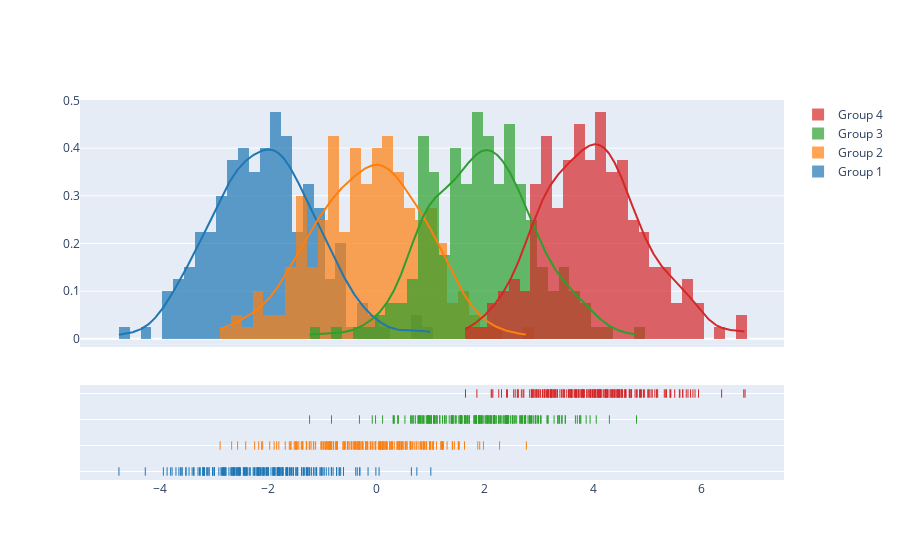

The notebook cell saved with this chart:
### Code cell
import plotly.figure_factory as ff

# Add histogram data
x1 = np.random.randn(200) - 2
x2 = np.random.randn(200)
x3 = np.random.randn(200) + 2
x4 = np.random.randn(200) + 4

# Group data together
hist_data = [x1, x2, x3, x4]

group_labels = ['Group 1', 'Group 2', 'Group 3', 'Group 4']

# Create distplot with custom bin_size
fig = ff.create_distplot(hist_data, group_labels, bin_size=.2)
fig.show()

### Figure 1 — Plotly figure (JSON) as saved in the notebook; plotly's stock layout.template omitted (floating-point values rounded to 4 significant figures; data arrays with more than 128 entries replaced by an {"elided": "..."} marker saying what was removed)
{"data": [{"autobinx": false, "histnorm": "probability density", "legendgroup": "Group 1", "marker": {"color": "rgb(31, 119, 180)"}, "name": "Group 1", "opacity": 0.7, "type": "histogram", "x": {"elided": "200 float values"}, "xaxis": "x", "xbins": {"end": 1.003, "size": 0.2, "start": -4.759}, "yaxis": "y"}, {"autobinx": false, "histnorm": "probability density", "legendgroup": "Group 2", "marker": {"color": "rgb(255, 127, 14)"}, "name": "Group 2", "opacity": 0.7, "type": "histogram", "x": {"elided": "200 float values"}, "xaxis": "x", "xbins": {"end": 2.768, "size": 0.2, "start": -2.89}, "yaxis": "y"}, {"autobinx": false, "histnorm": "probability density", "legendgroup": "Group 3", "marker": {"color": "rgb(44, 160, 44)"}, "name": "Group 3", "opacity": 0.7, "type": "histogram", "x": {"elided": "200 float values"}, "xaxis": "x", "xbins": {"end": 4.803, "size": 0.2, "start": -1.237}, "yaxis": "y"}, {"autobinx": false, "histnorm": "probability density", "legendgroup": "Group 4", "marker": {"color": "rgb(214, 39, 40)"}, "name": "Group 4", "opacity": 0.7, "type": "histogram", "x": {"elided": "200 float values"}, "xaxis": "x", "xbins": {"end": 6.809, "size": 0.2, "start": 1.643}, "yaxis": "y"}, {"legendgroup": "Group 1", "marker": {"color": "rgb(31, 119, 180)"}, "mode": "lines", "name": "Group 1", "showlegend": false, "type": "scatter", "x": {"elided": "500 float values"}, "xaxis": "x", "y": {"elided": "500 float values"}, "yaxis": "y"}, {"legendgroup": "Group 2", "marker": {"color": "rgb(255, 127, 14)"}, "mode": "lines", "name": "Group 2", "showlegend": false, "type": "scatter", "x": {"elided": "500 float values"}, "xaxis": "x", "y": {"elided": "500 float values"}, "yaxis": "y"}, {"legendgroup": "Group 3", "marker": {"color": "rgb(44, 160, 44)"}, "mode": "lines", "name": "Group 3", "showlegend": false, "type": "scatter", "x": {"elided": "500 float values"}, "xaxis": "x", "y": {"elided": "500 float values"}, "yaxis": "y"}, {"legendgroup": "Group 4", "marker": {"color": "rgb(214, 39, 40)"}, "mode": "lines", "name": "Group 4", "showlegend": false, "type": "scatter", "x": {"elided": "500 float values"}, "xaxis": "x", "y": {"elided": "500 float values"}, "yaxis": "y"}, {"legendgroup": "Group 1", "marker": {"color": "rgb(31, 119, 180)", "symbol": "line-ns-open"}, "mode": "markers", "name": "Group 1", "showlegend": false, "type": "scatter", "x": {"elided": "200 float values"}, "xaxis": "x", "y": {"elided": "200 str values"}, "yaxis": "y2"}, {"legendgroup": "Group 2", "marker": {"color": "rgb(255, 127, 14)", "symbol": "line-ns-open"}, "mode": "markers", "name": "Group 2", "showlegend": false, "type": "scatter", "x": {"elided": "200 float values"}, "xaxis": "x", "y": {"elided": "200 str values"}, "yaxis": "y2"}, {"legendgroup": "Group 3", "marker": {"color": "rgb(44, 160, 44)", "symbol": "line-ns-open"}, "mode": "markers", "name": "Group 3", "showlegend": false, "type": "scatter", "x": {"elided": "200 float values"}, "xaxis": "x", "y": {"elided": "200 str values"}, "yaxis": "y2"}, {"legendgroup": "Group 4", "marker": {"color": "rgb(214, 39, 40)", "symbol": "line-ns-open"}, "mode": "markers", "name": "Group 4", "showlegend": false, "type": "scatter", "x": {"elided": "200 float values"}, "xaxis": "x", "y": {"elided": "200 str values"}, "yaxis": "y2"}], "layout": {"barmode": "overlay", "hovermode": "closest", "legend": {"traceorder": "reversed"}, "xaxis": {"anchor": "y2", "domain": [0.0, 1.0], "zeroline": false}, "yaxis": {"anchor": "free", "domain": [0.35, 1], "position": 0.0}, "yaxis2": {"anchor": "x", "domain": [0, 0.25], "dtick": 1, "showticklabels": false}}}
